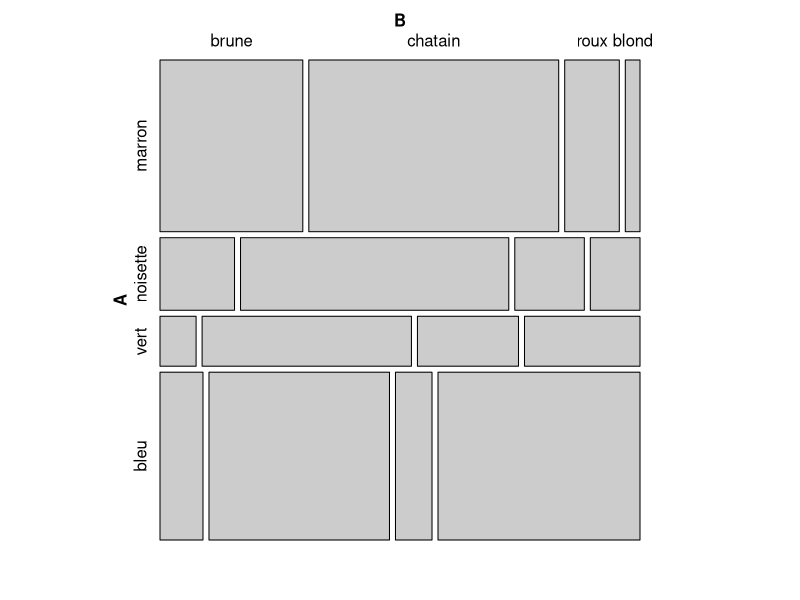
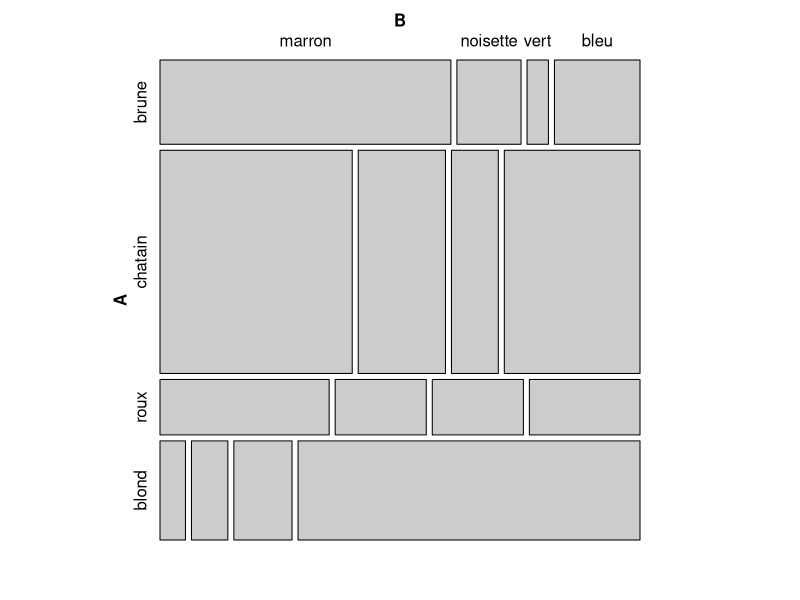
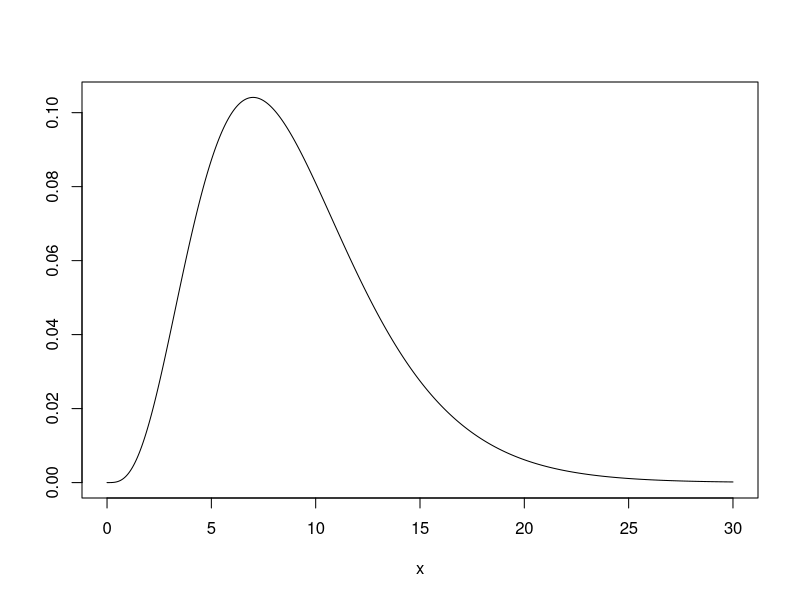

Source code (R) for these figures, in order:
# On s’intéresse à la liaison entre deux variables qualitatives X (couleur des yeux) et Y (couleurs des cheveux)
# à k=4 et k′=4 modalités respectivement.

don <- matrix(c(68,15,5,20,
                119,54,29,84,
                26,14,14,17
                ,7,10,16,94),4,4)
rownames(don) <- c("marron","noisette","vert","bleu")
colnames(don) <- c("brune","chatain","roux","blond")

tablecont <- addmargins(don,FUN=sum,quiet=TRUE)
tablecont

# tableau des profils-lignes
addmargins(prop.table(don,1), FUN=sum, quiet=TRUE, margin=2)

# On remarque que la distribution des couleurs des cheveux est assez différente selon la couleur des yeux.
# A titre d’exemple, la part des blondes est bien plus grande pour les femmes aux yeux bleus 
# qu’aux yeux marrons

# On peut représenter la table de contingence par un mosaic plot
library(vcd)
mosaic(don)

# Tableau des profils-colonnes
addmargins(prop.table(don,2), FUN = sum, quiet = TRUE, margin = 1)

# Réciproquement, on remarque que la distribution des couleurs des yeux est assez différente 
# selon la couleur des cheveux. On note par exemple que parmi les femmes aux cheveux brun, 
# 5% ont les yeux verts, tandis que cette proportion atteint 20% chez les personnes aux cheveux roux.

mosaic(t(don))

# Les valeurs attendues s’obtiennent en faisant le produit des marges ligne et colonne (multipliée par n=592).
# marge ligne
colSums(don)/sum(don)
# marge colonne
rowSums(don)/sum(don)

res.ch <- chisq.test(don)
res.ch$expected


# A partir des effectifs observés et attendus sous l’hypothèse d’indépendance, 
# on peut calculer la statistique du χ2
# Une valeur élevée d’un des termes (nqq′−nq.n.q′n)2nq.n.q′n au sein de la somme 
# impliquerait une grande valeur pour la statistique et donc une liaison forte. 
# Il est donc intéressant d’analyser chacun de ces termes 
# pour avoir une première idée de la liaison entre les variables
res.ch$residuals^2

# => Si liaison il y a, alors celle-ci semblerait liée à l’association 
# entre les modalités bleu/blond, marron/blond et marron/brune essentiellement.
# On calcule la statistique du χ2
sum(res.ch$residuals^2)
res.ch$statistic

# L’interprétation de cette valeur n’est pas aisée car non bornée par 1. 
# On sait néanmoins qu’une valeur de 0 traduit une absence totale de lien. 
# Pour aller plus loin, on peut s’appuyer sur des arguments statistiques : 
# on connaît la distribution de ce critère sous l’hypothèse d’indépendance (loi du chi-deux). 
# Une valeur au delà du quantile à 95% de la loi du chu-deux traduit une valeur significativement non nulle. 
# Une autre possibilité est de normaliser ce critère pour qu’il soit borné par 1. 
# Pour cela on peut utiliser le C de Cramer.
sqrt((res.ch$statistic/592)/3)

# Sous l’hypothèse d’indépendance, la statistique du χ2 est proche de 0. 
# De grandes valeurs de cette statistique amèneront à rejeter cette hypothèse. 
# Sous l’hypothèse d’indépendance, la statistique suit une loi du chi-deux 
# à (k−1)×(k′−1) degrés de liberté dont voici le graphe de la densité
x<-seq(0, 30, 1/100)
plot(x, dchisq(x,df=9), type="l", ylab="")

# Quantile d’ordre 95% de la loi du chi deux à (4−1)×(4−1) degrés de liberté
qchisq(0.95, df=9)

# Donc la zone de rejet du test est [16.9,+∞[ au risque α=5%
# Or, la statistique de test prend la valeur 138.3.
# On rejette donc l’hypothèse nulle au risque α=5%
# et on conclut qu’il existe un lien significatif entre la couleur des yeux 
# et celle des cheveux (au risque α=5%).